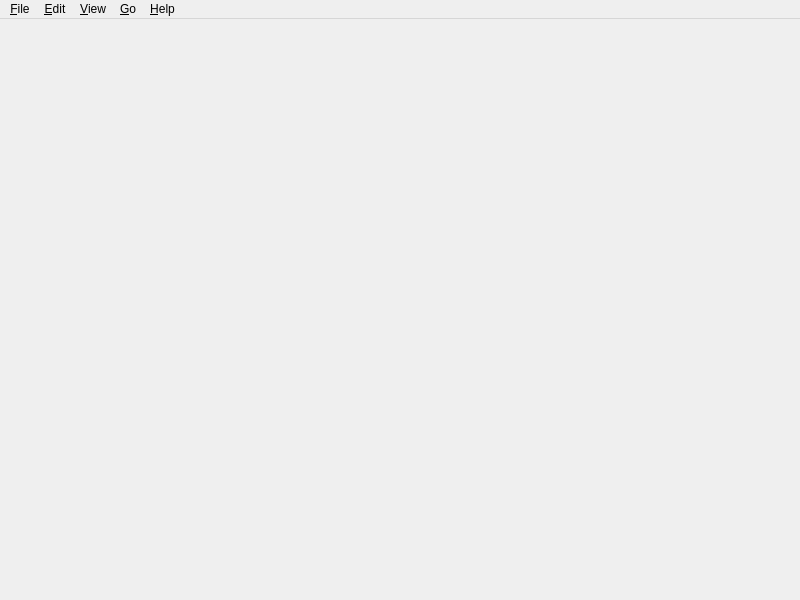
<?xml version="1.0" encoding="UTF-8"?>
<ui version="4.0">
 <class>MainWindow</class>
 <widget class="QMainWindow" name="MainWindow">
  <property name="geometry">
   <rect>
    <x>0</x>
    <y>0</y>
    <width>800</width>
    <height>600</height>
   </rect>
  </property>
  <property name="windowTitle">
   <string>MainWindow</string>
  </property>
  <widget class="QWidget" name="centralwidget"/>
  <widget class="QMenuBar" name="menubar">
   <property name="geometry">
    <rect>
     <x>0</x>
     <y>0</y>
     <width>800</width>
     <height>23</height>
    </rect>
   </property>
   <widget class="QMenu" name="menu_File">
    <property name="title">
     <string>&amp;File</string>
    </property>
   </widget>
   <widget class="QMenu" name="menu_View">
    <property name="title">
     <string>&amp;View</string>
    </property>
    <addaction name="actionSmooth_Next"/>
    <addaction name="actionSmooth_Previous"/>
    <addaction name="actionPage_Head"/>
    <addaction name="actionPage_Tail"/>
    <addaction name="separator"/>
    <addaction name="action_Fullscreen"/>
    <addaction name="action_Hide_Window"/>
    <addaction name="separator"/>
    <addaction name="action_Scale_Image"/>
   </widget>
   <widget class="QMenu" name="menu_Edit">
    <property name="title">
     <string>&amp;Edit</string>
    </property>
    <addaction name="action_Preference"/>
   </widget>
   <widget class="QMenu" name="menu_Go">
    <property name="title">
     <string>&amp;Go</string>
    </property>
    <addaction name="action_Go_To"/>
    <addaction name="separator"/>
    <addaction name="action_Previous_Image"/>
    <addaction name="action_Next_Image"/>
   </widget>
   <widget class="QMenu" name="menu_Help">
    <property name="title">
     <string>&amp;Help</string>
    </property>
    <addaction name="action_About"/>
    <addaction name="actionAbout_Qt"/>
   </widget>
   <addaction name="menu_File"/>
   <addaction name="menu_Edit"/>
   <addaction name="menu_View"/>
   <addaction name="menu_Go"/>
   <addaction name="menu_Help"/>
  </widget>
  <action name="actionSmooth_Next">
   <property name="text">
    <string>Smooth &amp;Next</string>
   </property>
   <property name="shortcut">
    <string>Space</string>
   </property>
  </action>
  <action name="actionSmooth_Previous">
   <property name="text">
    <string>Smooth &amp;Previous</string>
   </property>
   <property name="shortcut">
    <string>Return</string>
   </property>
  </action>
  <action name="actionPage_Head">
   <property name="text">
    <string>Page &amp;Head</string>
   </property>
   <property name="shortcut">
    <string>Home</string>
   </property>
  </action>
  <action name="actionPage_Tail">
   <property name="text">
    <string>Page &amp;Tail</string>
   </property>
   <property name="shortcut">
    <string>End</string>
   </property>
  </action>
  <action name="action_Fullscreen">
   <property name="text">
    <string>&amp;Full Screen</string>
   </property>
   <property name="shortcut">
    <string>F11</string>
   </property>
  </action>
  <action name="action_Hide_Window">
   <property name="text">
    <string>Hide &amp;Window</string>
   </property>
   <property name="shortcut">
    <string>Esc</string>
   </property>
  </action>
  <action name="action_Scale_Image">
   <property name="text">
    <string>&amp;Scale Image</string>
   </property>
   <property name="shortcut">
    <string>Ctrl+S</string>
   </property>
  </action>
  <action name="action_Preference">
   <property name="text">
    <string>&amp;Preference</string>
   </property>
  </action>
  <action name="action_Go_To">
   <property name="text">
    <string>&amp;Go To ...</string>
   </property>
   <property name="shortcut">
    <string>Ctrl+G</string>
   </property>
  </action>
  <action name="action_Previous_Image">
   <property name="text">
    <string>&amp;Previous Image</string>
   </property>
   <property name="shortcut">
    <string>PgUp</string>
   </property>
  </action>
  <action name="action_Next_Image">
   <property name="text">
    <string>&amp;Next Image</string>
   </property>
   <property name="shortcut">
    <string>PgDown</string>
   </property>
  </action>
  <action name="action_About">
   <property name="text">
    <string>&amp;About</string>
   </property>
  </action>
  <action name="actionAbout_Qt">
   <property name="text">
    <string>About &amp;Qt</string>
   </property>
  </action>
 </widget>
 <resources/>
 <connections/>
</ui>
